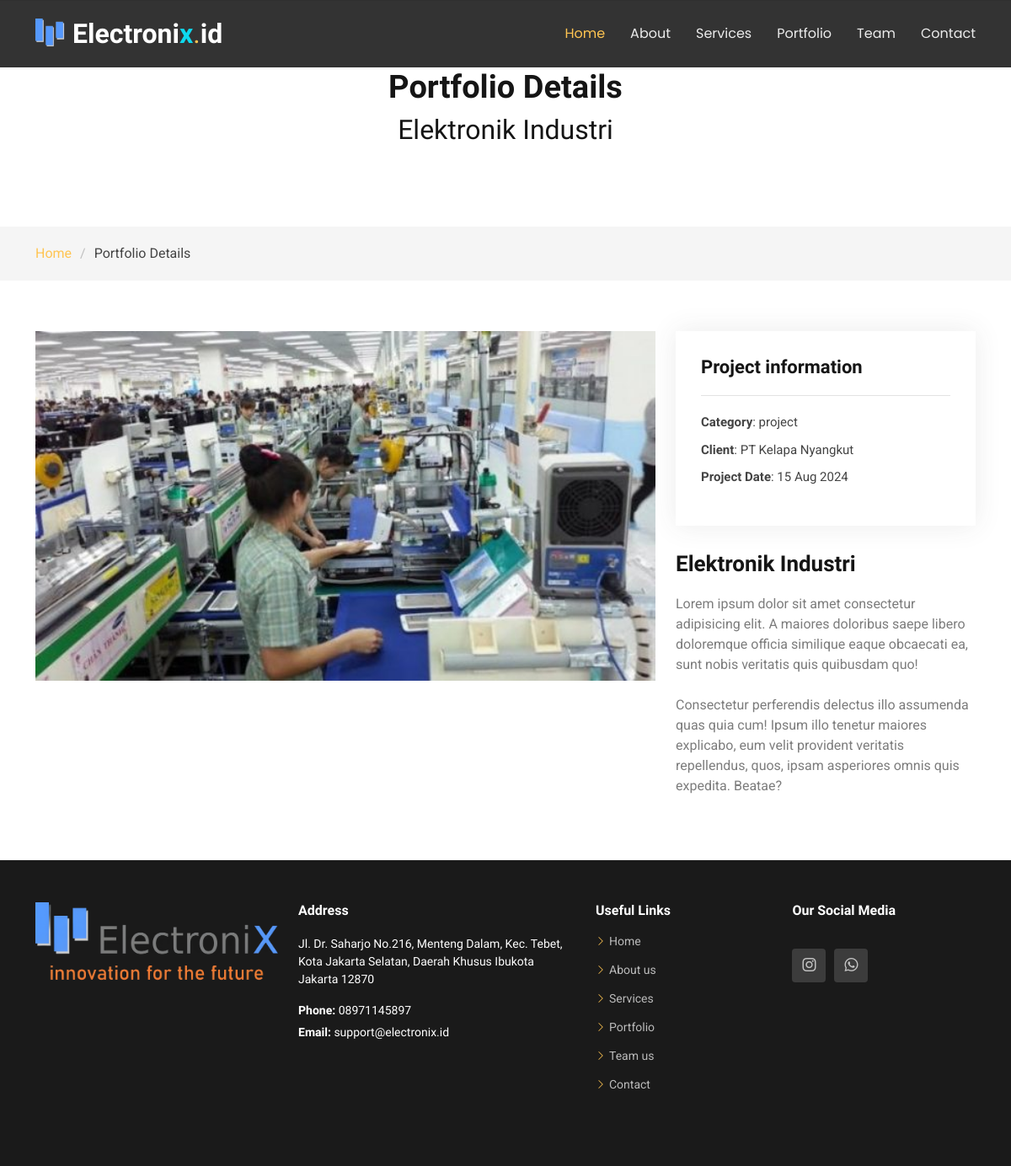
The page /home/portofolio_detail/elektronik_industri on the database as committed earlier.
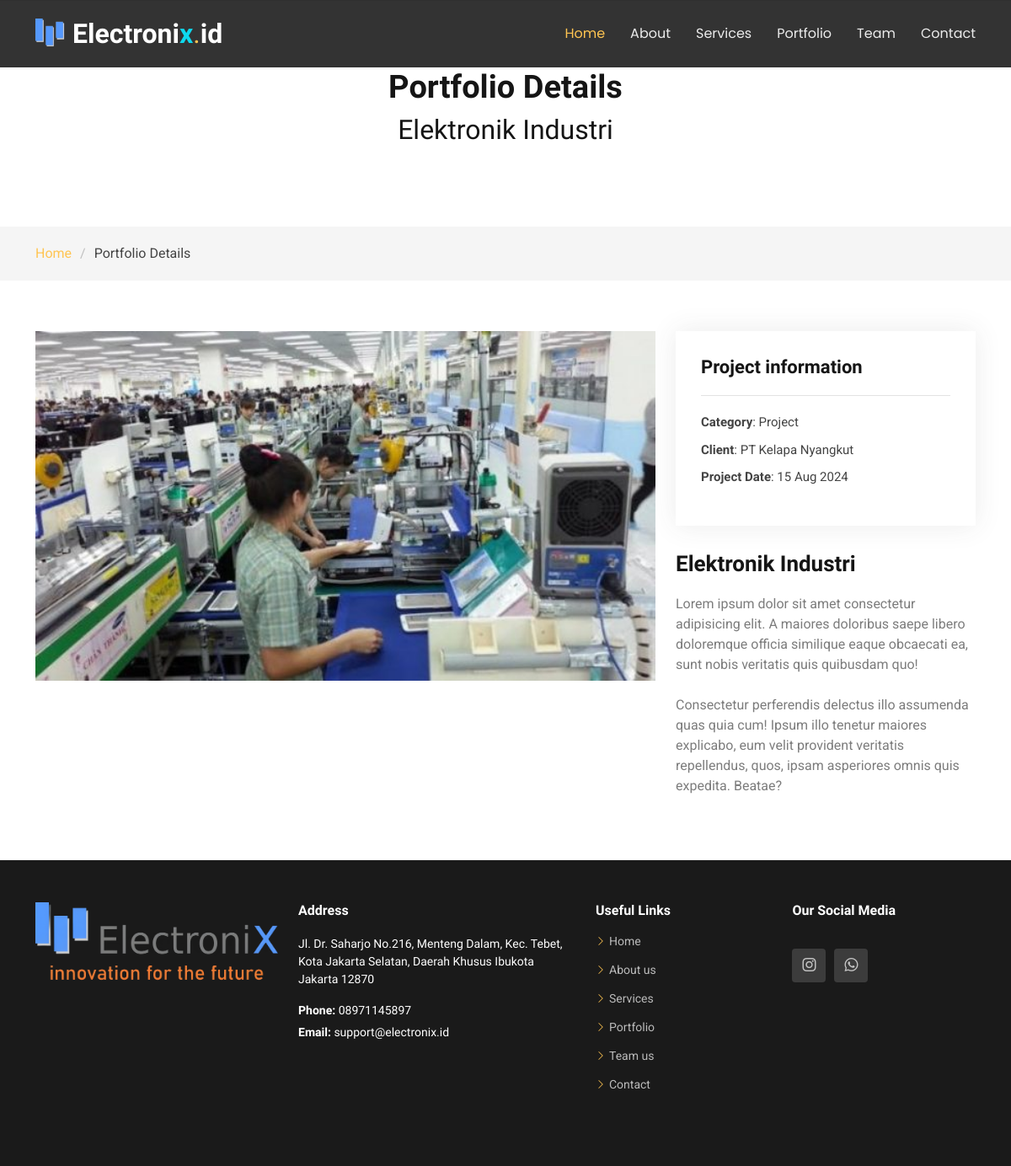
The same page on the database as committed later.
### tables this page shows
CREATE TABLE `portofolio` (
  `id` int(11) NOT NULL,
  `judul` varchar(550) NOT NULL,
  `slug` varchar(250) NOT NULL,
  `client` varchar(250) NOT NULL,
  `deskripsi` text NOT NULL,
  `tipe` varchar(255) NOT NULL,
  `created_at` int(11) NOT NULL,
  `image` varchar(550) NOT NULL
);

### application/controllers/Home.php (called while the page is built, shortened)
<?php
class Home extends CI_Controller {
	public function portofolio_detail($slug)
	{
		$data['judul'] = 'Detail Portofolio';
		$data['portofolio'] = $this->db->get_where('portofolio', ['slug' => $slug])->row_array();
		$data['contact'] = $this->db->get_where('contact')->result_array();
		$this->load->view('template/home_header', $data);
        $this->load->view('template/portofolio_navbar', $data);
		$this->load->view('home/portofolio_detail', $data);
        $this->load->view('template/home_footer', $data);
	}
}

### index.php (called while the page is built, shortened)
<?php
require_once BASEPATH.'core/CodeIgniter.php';

### application/views/home/portofolio_detail.php (the view, shortened to what this page needs)
<body class="portfolio-details-page">
<main class="main">
    <div class="page-title" data-aos="fade">
      <div class="heading">
        <div class="container">
          <div class="row d-flex justify-content-center text-center">
            <div class="col-lg-8">
              <h1>Portfolio Details</h1>
              <p class="mb-0"><h2><?= $portofolio['judul'] ?></h2></p>
            </div>
          </div>
        </div>
      </div>
      <nav class="breadcrumbs">
        <div class="container">
          <ol>
            <li><a href="<?= base_url('home/index')?>">Home</a></li>
            <li class="current">Portfolio Details</li>
          </ol>
        </div>
      </nav>
    </div>
    <section id="portfolio-details" class="portfolio-details section">
      <div class="container" data-aos="fade-up" data-aos-delay="100">
        <div class="row gy-4">
          <div class="col-lg-8">
            <div class="portfolio-details-slider swiper">
              <div class="align-items-center">
                <div class="image-thumbnail">
                  <img src="<?= base_url('front-end/assets/img/portofolio/').$portofolio['image'] ?>" alt="">
                </div>
              </div>
            </div>
          </div>
          <div class="col-lg-4">
            <div class="portfolio-info" data-aos="fade-up" data-aos-delay="200">
              <h3>Project information</h3>
              <ul>
                <li><strong>Category</strong>: <?= $portofolio['tipe'] ?></li>
                <li><strong>Client</strong>: <?= $portofolio['client'] ?></li>
                <li><strong>Project Date</strong>: <?= date('d M Y', ($portofolio['created_at'])); ?></li>
              </ul>
            </div>
            <div class="portfolio-description" data-aos="fade-up" data-aos-delay="300">
              <h2><?= $portofolio['judul'] ?></h2>
              <p>
                <?= $portofolio['deskripsi'] ?>
              </p>
            </div>
          </div>
        </div>
      </div>
    </section>
  </main>

Rows that differ between the two databases and show on the page:
changed portofolio "Elektronik Industri": tipe "project" → "Project"
